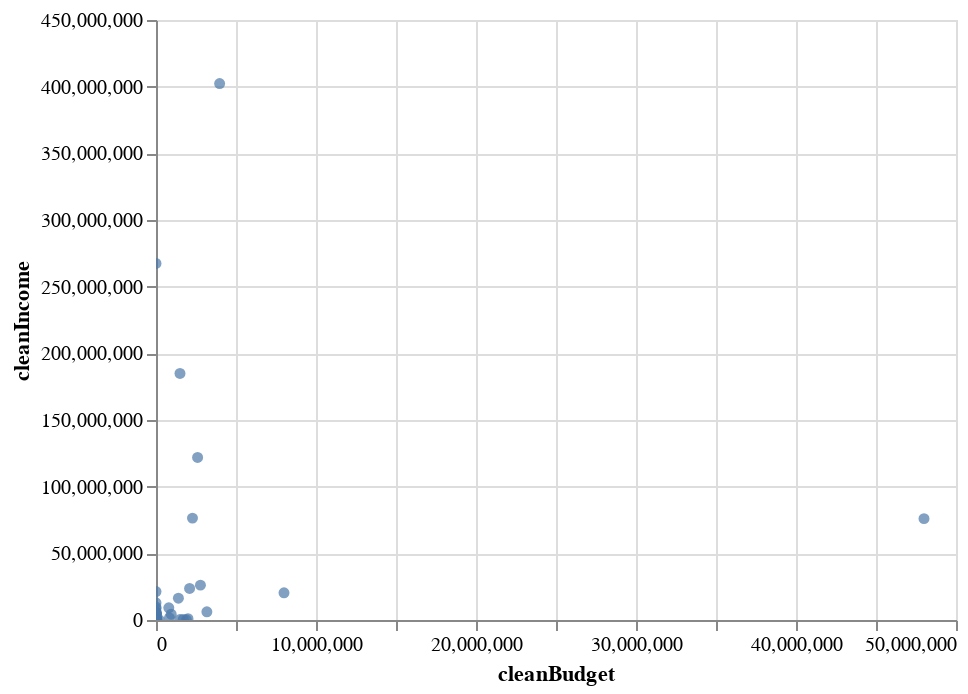

Here is the notebook cell this chart was saved with:
### Code cell
alt.Chart(subset.head(50)).mark_circle().encode(x='cleanBudget:Q', y='cleanIncome:Q', tooltip='title').interactive()
